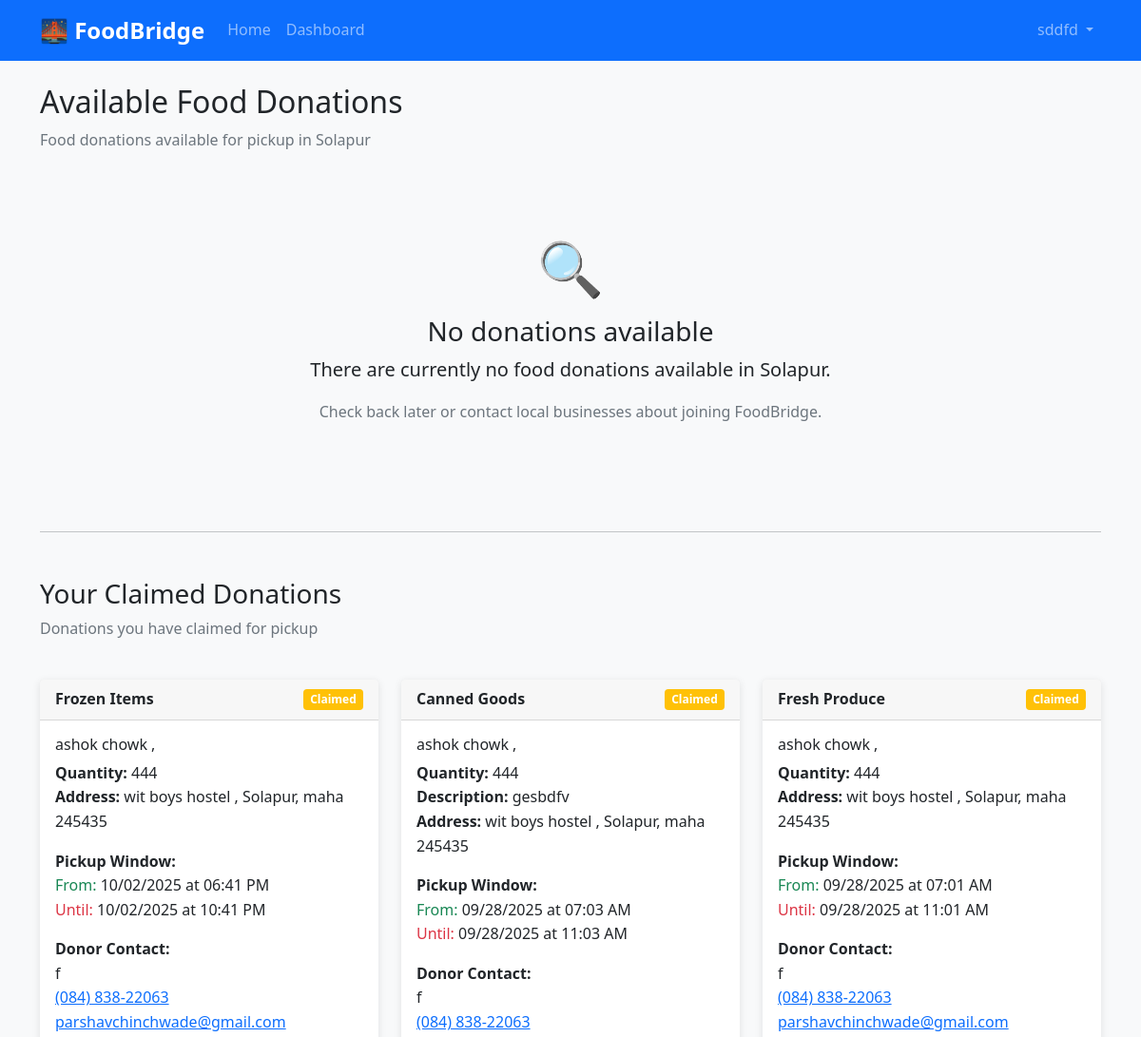
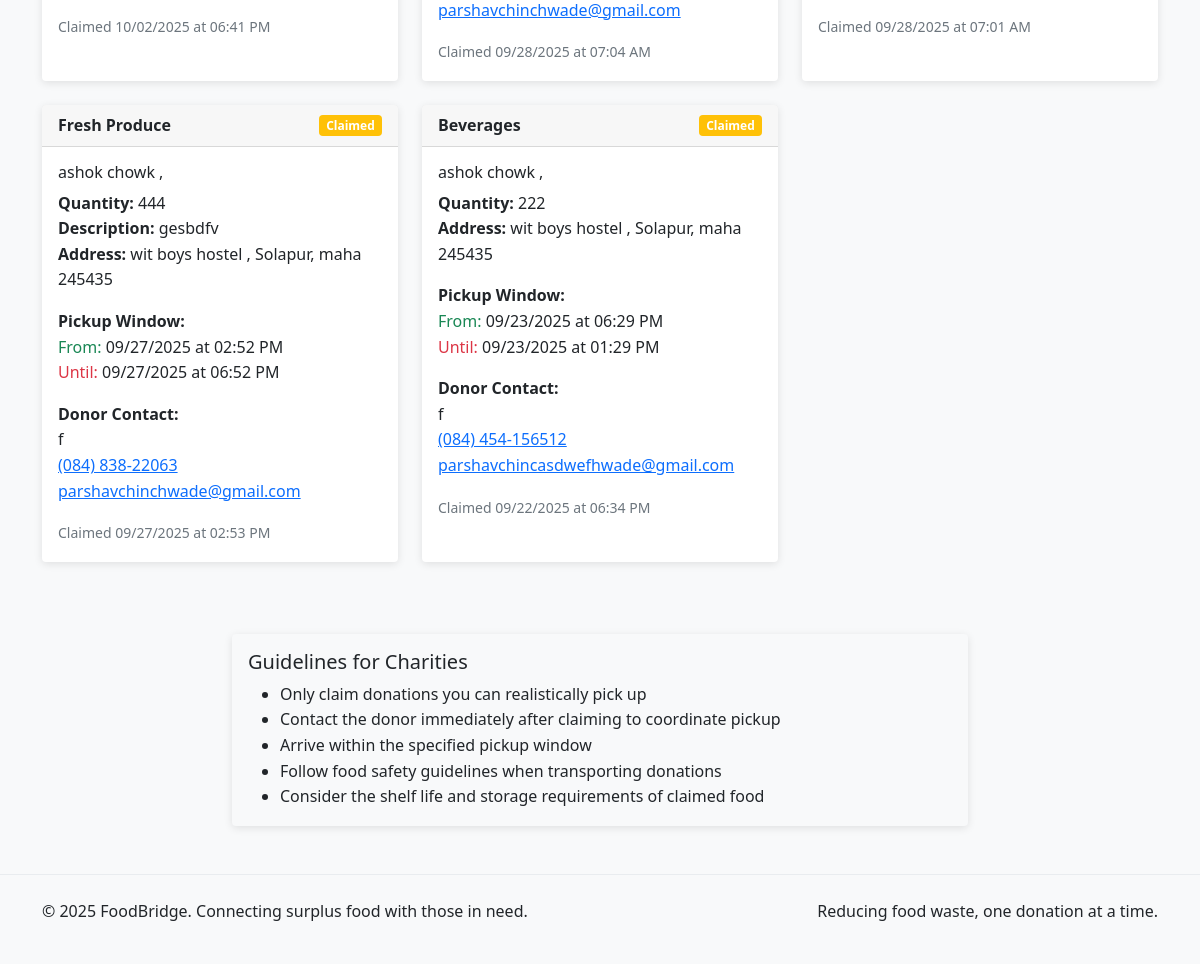
Screenshot of /charity/dashboard (signed in) with the database file from the repository (2 pictures, top to bottom).
### app.py (models this page shows, shortened)
class User(UserMixin, db.Model):
    id = db.Column(db.Integer, primary_key=True)
    username = db.Column(db.String(80), unique=True, nullable=False)
    email = db.Column(db.String(120), unique=True, nullable=False)
    password_hash = db.Column(db.String(128))
    user_type = db.Column(db.String(20), nullable=False)  # 'donor', 'charity', 'admin'
    name = db.Column(db.String(100), nullable=False)
    phone = db.Column(db.String(20))
    address = db.Column(db.String(200))
    city = db.Column(db.String(50))
    state = db.Column(db.String(50))
    zip_code = db.Column(db.String(10))
    is_verified = db.Column(db.Boolean, default=False)
    created_at = db.Column(db.DateTime, default=datetime.utcnow)

class Donation(db.Model):
    id = db.Column(db.Integer, primary_key=True)
    donor_id = db.Column(db.Integer, db.ForeignKey('user.id'), nullable=False)
    food_type = db.Column(db.String(100), nullable=False)
    quantity = db.Column(db.String(50), nullable=False)
    description = db.Column(db.Text)
    pickup_location = db.Column(db.String(200), nullable=False)
    pickup_address = db.Column(db.String(200), nullable=False)
    pickup_city = db.Column(db.String(50), nullable=False)
    pickup_state = db.Column(db.String(50), nullable=False)
    pickup_zip = db.Column(db.String(10), nullable=False)
    available_from = db.Column(db.DateTime, nullable=False)
    available_until = db.Column(db.DateTime, nullable=False)
    contact_name = db.Column(db.String(100), nullable=False)
    contact_phone = db.Column(db.String(20), nullable=False)
    contact_email = db.Column(db.String(120))
    status = db.Column(db.String(20), default='available')  # 'available', 'claimed', 'completed'
    claimed_by = db.Column(db.Integer, db.ForeignKey('user.id'))
    claimed_at = db.Column(db.DateTime)
    created_at = db.Column(db.DateTime, default=datetime.utcnow)
    donor = db.relationship('User', foreign_keys=[donor_id], backref='donations')
    claimer = db.relationship('User', foreign_keys=[claimed_by])

### app.py (the view)
@app.route('/charity/dashboard')
@login_required
def charity_dashboard():
    if current_user.user_type != 'charity':
        flash('Access denied')
        return redirect(url_for('index'))
    available_donations = Donation.query.filter(
        Donation.status == 'available',
        Donation.pickup_city == current_user.city,
        Donation.available_until > datetime.utcnow()
    ).order_by(Donation.created_at.desc()).all()
    claimed_donations = Donation.query.filter_by(
        claimed_by=current_user.id
    ).order_by(Donation.claimed_at.desc()).all()
    return render_template('charity_dashboard.html',
                         available_donations=available_donations,
                         claimed_donations=claimed_donations)

### app.py (called while the page is built)
@login_manager.user_loader
def load_user(user_id):
    return User.query.get(int(user_id))

### templates/charity_dashboard.html (shortened to what this page needs)
{% extends "base.html" %}
{% block content %}
<div class="row mb-4">
    <div class="col-12">
        <h2>Available Food Donations</h2>
        <p class="text-muted">Food donations available for pickup in {{ current_user.city }}</p>
    </div>
</div>
{% if available_donations %}
<div class="row">
    {% for donation in available_donations %}
    <div class="col-md-6 col-lg-4 mb-4">
        <div class="card h-100">
            <div class="card-header d-flex justify-content-between align-items-center">
                <strong>{{ donation.food_type }}</strong>
                <span class="badge bg-success">Available</span>
            </div>
            <div class="card-body">
                <h6 class="card-title">{{ donation.pickup_location }}</h6>
                <div class="mb-3">
                    <strong>Quantity:</strong> {{ donation.quantity }}<br>
                    {% if donation.description %}
                    <strong>Description:</strong> {{ donation.description }}<br>
                    {% endif %}
                    <strong>Address:</strong> {{ donation.pickup_address }}, {{ donation.pickup_city }}, {{ donation.pickup_state }} {{ donation.pickup_zip }}
                </div>
                <div class="mb-3">
                    <strong>Available:</strong><br>
                    <span class="text-success">From:</span> {{ donation.available_from.strftime('%m/%d/%Y at %I:%M %p') }}<br>
                    <span class="text-danger">Until:</span> {{ donation.available_until.strftime('%m/%d/%Y at %I:%M %p') }}
                </div>
                <div class="mb-3">
                    <strong>Contact:</strong><br>
                    {{ donation.contact_name }}<br>
                    <a href="tel:{{ donation.contact_phone }}">{{ donation.contact_phone }}</a>
                    {% if donation.contact_email %}
                    <br><a href="mailto:{{ donation.contact_email }}">{{ donation.contact_email }}</a>
                    {% endif %}
                </div>
                <small class="text-muted">
                    Posted {{ donation.created_at.strftime('%m/%d/%Y at %I:%M %p') }}
                </small>
            </div>
            <div class="card-footer">
                <a href="{{ url_for('claim_donation', donation_id=donation.id) }}"
                   class="btn btn-success w-100"
                   onclick="return confirm('Are you sure you want to claim this donation? Please ensure you can pick it up during the specified time.')">
                    Claim This Donation
                </a>
            </div>
        </div>
    </div>
    {% endfor %}
</div>
{% else %}
<div class="text-center py-5">
    <div class="display-4 text-muted mb-3">🔍</div>
    <h3>No donations available</h3>
    <p class="lead">There are currently no food donations available in {{ current_user.city }}.</p>
    <p class="text-muted">Check back later or contact local businesses about joining FoodBridge.</p>
</div>
{% endif %}
{% if claimed_donations %}
<hr class="my-5">
<div class="row mb-4">
    <div class="col-12">
        <h3>Your Claimed Donations</h3>
        <p class="text-muted">Donations you have claimed for pickup</p>
    </div>
</div>
<div class="row">
    {% for donation in claimed_donations %}
    <div class="col-md-6 col-lg-4 mb-4">
        <div class="card h-100">
            <div class="card-header d-flex justify-content-between align-items-center">
                <strong>{{ donation.food_type }}</strong>
                <span class="badge bg-warning">Claimed</span>
            </div>
            <div class="card-body">
                <h6 class="card-title">{{ donation.pickup_location }}</h6>
                <div class="mb-3">
                    <strong>Quantity:</strong> {{ donation.quantity }}<br>
                    {% if donation.description %}
                    <strong>Description:</strong> {{ donation.description }}<br>
                    {% endif %}
                    <strong>Address:</strong> {{ donation.pickup_address }}, {{ donation.pickup_city }}, {{ donation.pickup_state }} {{ donation.pickup_zip }}
                </div>
                <div class="mb-3">
                    <strong>Pickup Window:</strong><br>
                    <span class="text-success">From:</span> {{ donation.available_from.strftime('%m/%d/%Y at %I:%M %p') }}<br>
                    <span class="text-danger">Until:</span> {{ donation.available_until.strftime('%m/%d/%Y at %I:%M %p') }}
                </div>
                <div class="mb-3">
                    <strong>Donor Contact:</strong><br>
                    {{ donation.contact_name }}<br>
                    <a href="tel:{{ donation.contact_phone }}">{{ donation.contact_phone }}</a>
                    {% if donation.contact_email %}
                    <br><a href="mailto:{{ donation.contact_email }}">{{ donation.contact_email }}</a>
                    {% endif %}
                </div>
                <small class="text-muted">
                    Claimed {{ donation.claimed_at.strftime('%m/%d/%Y at %I:%M %p') }}
                </small>
            </div>
        </div>
    </div>
    {% endfor %}
</div>
{% endif %}
<div class="row mt-5">
    <div class="col-md-8 mx-auto">
        <div class="card bg-light">
            <div class="card-body">
                <h5 class="card-title">Guidelines for Charities</h5>
                <ul class="mb-0">
                    <li>Only claim donations you can realistically pick up</li>
                    <li>Contact the donor immediately after claiming to coordinate pickup</li>
                    <li>Arrive within the specified pickup window</li>
                    <li>Follow food safety guidelines when transporting donations</li>
                    <li>Consider the shelf life and storage requirements of claimed food</li>
                </ul>
            </div>
        </div>
    </div>
</div>
{% endblock %}

### templates/base.html (shortened to what this page needs)
<!DOCTYPE html>
<html lang="en">
<head>
    <link href="https://cdn.jsdelivr.net/npm/bootstrap@5.1.3/dist/css/bootstrap.min.css" rel="stylesheet">
    <link rel="stylesheet" href="{{ url_for('static', filename='css/style.css') }}">
</head>
<body>
    <nav class="navbar navbar-expand-lg navbar-dark bg-primary">
        <div class="container">
            <a class="navbar-brand" href="{{ url_for('index') }}">🌉 FoodBridge</a>
            <div class="collapse navbar-collapse" id="navbarNav">
                <ul class="navbar-nav me-auto">
                    <li class="nav-item">
                        <a class="nav-link" href="{{ url_for('index') }}">Home</a>
                    </li>
                    {% if current_user.is_authenticated %}
                        {% if current_user.user_type == 'donor' %}
                            <li class="nav-item">
                                <a class="nav-link" href="{{ url_for('donor_dashboard') }}">My Donations</a>
                            </li>
                            <li class="nav-item">
                                <a class="nav-link" href="{{ url_for('post_donation') }}">Post Food</a>
                            </li>
                        {% elif current_user.user_type == 'charity' %}
                            <li class="nav-item">
                                <a class="nav-link" href="{{ url_for('charity_dashboard') }}">Dashboard</a>
                            </li>
                        {% elif current_user.user_type == 'admin' %}
                            <li class="nav-item">
                                <a class="nav-link" href="{{ url_for('admin_dashboard') }}">Admin Panel</a>
                            </li>
                        {% endif %}
                    {% endif %}
                </ul>
                <ul class="navbar-nav">
                    {% if current_user.is_authenticated %}
                        <li class="nav-item dropdown">
                            <a class="nav-link dropdown-toggle" href="#" id="navbarDropdown" role="button" data-bs-toggle="dropdown">
                                {{ current_user.name }}
                            </a>
                        </li>
                    {% endif %}
                </ul>
            </div>
        </div>
    </nav>
    <main class="container mt-4">
        {% block content %}{% endblock %}
    </main>
    <footer class="bg-light mt-5 py-4">
        <div class="container">
            <div class="row">
                <div class="col-md-6">
                    <p>&copy; 2025 FoodBridge. Connecting surplus food with those in need.</p>
                </div>
                <div class="col-md-6 text-end">
                    <p>Reducing food waste, one donation at a time.</p>
                </div>
            </div>
        </div>
    </footer>
</body>
</html>

### static/css/style.css (style rules this page uses)
body { font-family: 'Segoe UI', Tahoma, Geneva, Verdana, sans-serif; line-height: 1.6; background-color: #f8f9fa; }
.navbar-brand { font-size: 1.5rem; font-weight: bold; }
.card { border: none; box-shadow: 0 2px 8px rgba(0, 0, 0, 0.1); transition: all 0.3s ease; }
.badge { font-size: 0.75rem; padding: 0.4em 0.6em; }
footer { background-color: #f8f9fa !important; border-top: 1px solid #e9ecef; margin-top: auto; }
.fade-in { animation: fadeIn 0.5s ease-in; }

### rows the page displays
User: name "sddfd", city "Solapur"
Donation: food_type "Frozen Items", pickup_location "ashok chowk ,", quantity "444", pickup_address "wit boys hostel", pickup_city "Solapur", pickup_state "maha", pickup_zip "245435", available_from "10/02/2025 at 06:41 PM", available_until "10/02/2025 at 10:41 PM", contact_name "f", contact_phone "(084) 838-22063", contact_email "parshavchinchwade@gmail.com", claimed_at "10/02/2025 at 06:41 PM"
Donation: food_type "Canned Goods", pickup_location "ashok chowk ,", quantity "444", description "gesbdfv", pickup_address "wit boys hostel", pickup_city "Solapur", pickup_state "maha", pickup_zip "245435", available_from "09/28/2025 at 07:03 AM", available_until "09/28/2025 at 11:03 AM", contact_name "f", contact_phone "(084) 838-22063", contact_email "parshavchinchwade@gmail.com", claimed_at "09/28/2025 at 07:04 AM"
Donation: food_type "Fresh Produce", pickup_location "ashok chowk ,", quantity "444", pickup_address "wit boys hostel", pickup_city "Solapur", pickup_state "maha", pickup_zip "245435", available_from "09/28/2025 at 07:01 AM", available_until "09/28/2025 at 11:01 AM", contact_name "f", contact_phone "(084) 838-22063", contact_email "parshavchinchwade@gmail.com", claimed_at "09/28/2025 at 07:01 AM"
Donation: food_type "Fresh Produce", pickup_location "ashok chowk ,", quantity "444", description "gesbdfv", pickup_address "wit boys hostel", pickup_city "Solapur", pickup_state "maha", pickup_zip "245435", available_from "09/27/2025 at 02:52 PM", available_until "09/27/2025 at 06:52 PM", contact_name "f", contact_phone "(084) 838-22063", contact_email "parshavchinchwade@gmail.com", claimed_at "09/27/2025 at 02:53 PM"
Donation: food_type "Beverages", pickup_location "ashok chowk ,", quantity "222", pickup_address "wit boys hostel", pickup_city "Solapur", pickup_state "maha", pickup_zip "245435", available_from "09/23/2025 at 06:29 PM", available_until "09/23/2025 at 01:29 PM", contact_name "f", contact_phone "(084) 454-156512", contact_email "parshavchincasdwefhwade@gmail.com", claimed_at "09/22/2025 at 06:34 PM"
